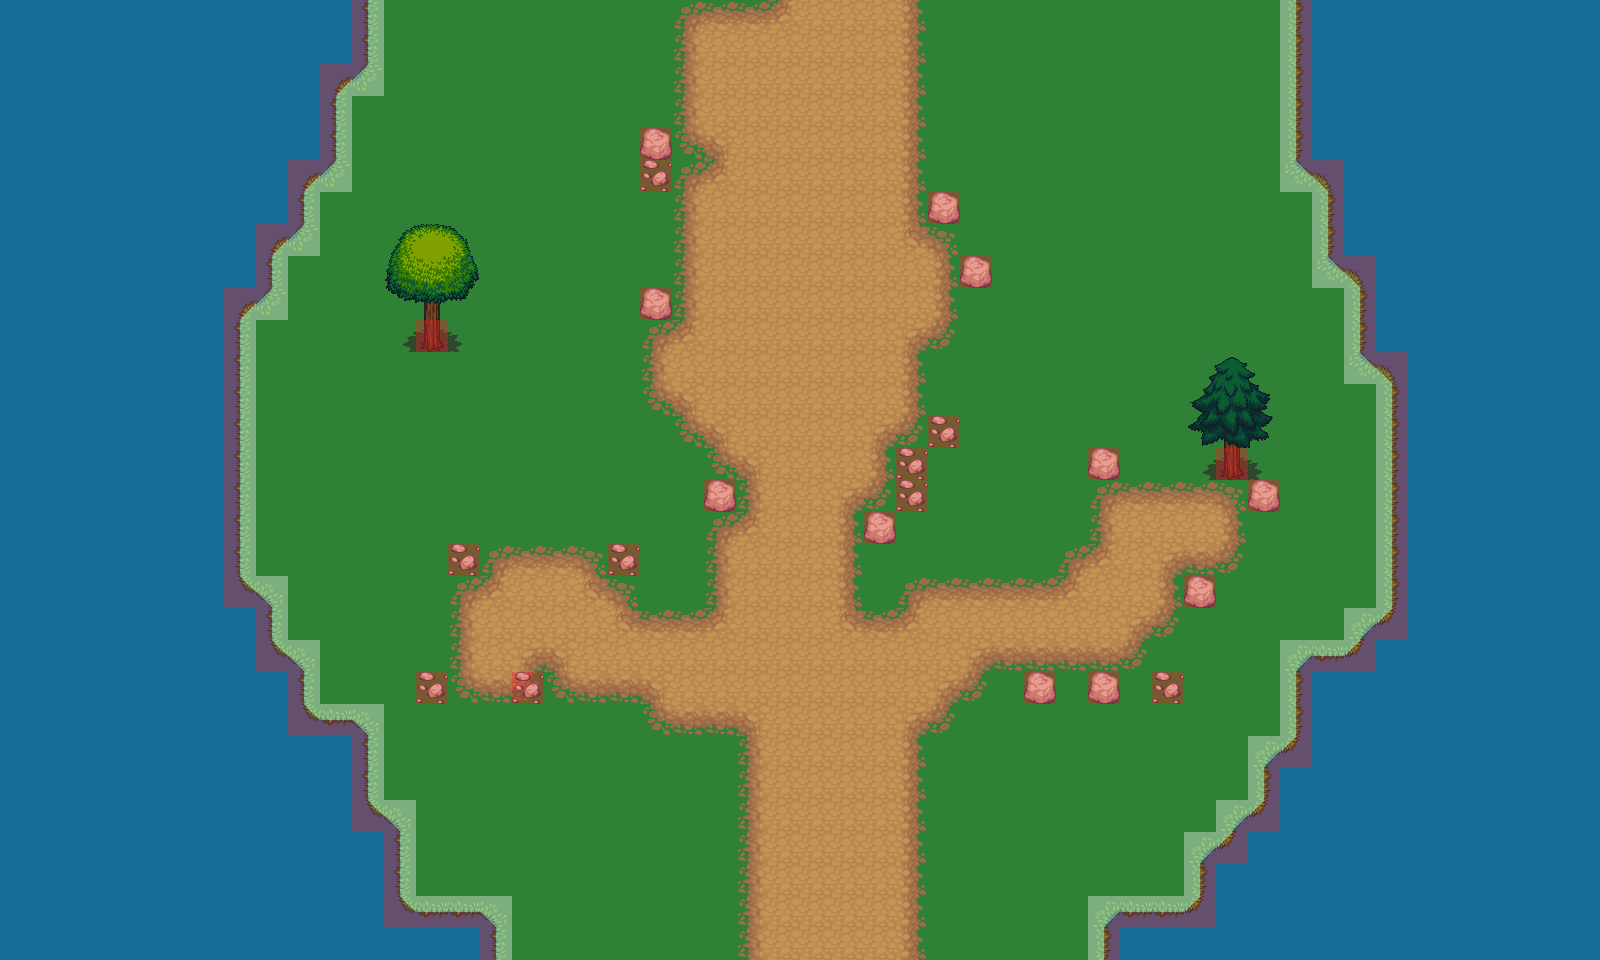

The image is a tile-based game level rendered from a .tmx file. Its description and source (layers, tilesets, objects; grid data summarised) follow:
An orthogonal 50x30 tile map with 32x32 px tiles, 6 tile layers (Background, Ground, Overground, GroundObjects, ...), 53 tilesets and 18 objects.

<map version="1.0" orientation="orthogonal" renderorder="right-down" width="50" height="30" tilewidth="32" tileheight="32" nextobjectid="7">
 <tileset firstgid="1" name="col_half_right" tilewidth="32" tileheight="32" tilecount="1" columns="1">
  <image source="../col_half_right.png" width="32" height="32" />
  <tile id="0">
   <objectgroup draworder="index">
    <object id="2" x="16" y="0" width="16" height="32" />
   </objectgroup>
  </tile>
 </tileset>
 <tileset firstgid="2" name="col_half_left" tilewidth="32" tileheight="32" tilecount="1" columns="1">
  <image source="../col_half_left.png" width="32" height="32" />
  <tile id="0">
   <objectgroup draworder="index">
    <object id="1" x="0" y="0" width="16" height="32" />
   </objectgroup>
  </tile>
 </tileset>
 <tileset firstgid="3" name="col_half_bottom" tilewidth="32" tileheight="32" tilecount="1" columns="1">
  <image source="../col_half_bottom.png" width="32" height="32" />
  <tile id="0">
   <objectgroup draworder="index">
    <object id="1" x="0" y="16" width="32" height="16" />
   </objectgroup>
  </tile>
 </tileset>
 <tileset firstgid="4" name="col_half_top" tilewidth="32" tileheight="32" tilecount="1" columns="1">
  <image source="../col_half_top.png" width="32" height="32" />
  <tile id="0">
   <objectgroup draworder="index">
    <object id="1" x="0" y="0" width="32" height="16" />
   </objectgroup>
  </tile>
 </tileset>
 <tileset firstgid="5" name="water" tilewidth="32" tileheight="32" tilecount="18" columns="3">
  <image source="../LPC Base Assets/LPC Base Assets/tiles/water.png" width="96" height="192" />
 </tileset>
 <tileset firstgid="23" name="grass" tilewidth="32" tileheight="32" tilecount="18" columns="3">
  <image source="../LPC Base Assets/LPC Base Assets/tiles/grass.png" width="96" height="192" />
  <terraintypes>
   <terrain name="grass" tile="-1" />
  </terraintypes>
  <tile id="1" terrain="0,0,0," />
  <tile id="2" terrain="0,0,,0" />
  <tile id="4" terrain="0,,0,0" />
  <tile id="5" terrain=",0,0,0" />
  <tile id="6" terrain=",,,0" />
  <tile id="7" terrain=",,0,0" />
  <tile id="8" terrain=",,0," />
  <tile id="9" terrain=",0,,0" />
  <tile id="10" terrain="0,0,0,0" />
  <tile id="11" terrain="0,,0," />
  <tile id="12" terrain=",0,," />
  <tile id="13" terrain="0,0,," />
  <tile id="14" terrain="0,,," />
 </tileset>
 <tileset firstgid="41" name="col_triangle1" tilewidth="32" tileheight="32" tilecount="1" columns="1">
  <image source="../col_triangle1.png" width="32" height="32" />
  <tile id="0">
   <objectgroup draworder="index">
    <object id="1" x="32" y="15.9091">
     <polygon points="0,0 -16,15.9091 0,16.0909" />
    </object>
   </objectgroup>
  </tile>
 </tileset>
 <tileset firstgid="42" name="col_triangle2" tilewidth="32" tileheight="32" tilecount="1" columns="1">
  <image source="../col_triangle2.png" width="32" height="32" />
  <tile id="0">
   <objectgroup draworder="index">
    <object id="1" x="0.181818" y="15.8182">
     <polygon points="0,0 16,16.0909 -0.181818,16.1818" />
    </object>
   </objectgroup>
  </tile>
 </tileset>
 <tileset firstgid="43" name="col_triangle3" tilewidth="32" tileheight="32" tilecount="1" columns="1">
  <image source="../col_triangle3.png" width="32" height="32" />
  <tile id="0">
   <objectgroup draworder="index">
    <object id="1" x="-0.181818" y="15.7273">
     <polygon points="0,0 16.1818,-15.7273 0.181818,-15.7273" />
    </object>
   </objectgroup>
  </tile>
 </tileset>
 <tileset firstgid="44" name="col_triangle4" tilewidth="32" tileheight="32" tilecount="1" columns="1">
  <image source="../col_triangle4.png" width="32" height="32" />
  <tile id="0">
   <objectgroup draworder="index">
    <object id="1" x="16.0909" y="0">
     <polygon points="0,0 15.8182,16 15.9091,0" />
    </object>
   </objectgroup>
  </tile>
 </tileset>
 <tileset firstgid="45" name="col_triangle_inv4" tilewidth="32" tileheight="32" tilecount="1" columns="1">
  <image source="../col_triangle_inv4.png" width="32" height="32" />
  <tile id="0">
   <objectgroup draworder="index">
    <object id="2" x="16.0909" y="0">
     <polygon points="0,0 15.9091,0 15.9091,32 -16.0909,32 -16.2727,16.4545" />
    </object>
   </objectgroup>
  </tile>
 </tileset>
 <tileset firstgid="46" name="col_triangle_inv1" tilewidth="32" tileheight="32" tilecount="1" columns="1">
  <image source="../col_triangle_inv1.png" width="32" height="32" />
  <tile id="0">
   <objectgroup draworder="index">
    <object id="1" x="-0.0909091" y="-0.0909091">
     <polyline points="0,0 15.7273,-0.0909091 32,16.0909 32.0909,32.0909 0.0909091,32.0909 0.0909091,0.0909091" />
    </object>
   </objectgroup>
  </tile>
 </tileset>
 <tileset firstgid="47" name="col_triangle_inv2" tilewidth="32" tileheight="32" tilecount="1" columns="1">
  <image source="../col_triangle_inv2.png" width="32" height="32" />
  <tile id="0">
   <objectgroup draworder="index">
    <object id="1" x="0.272727" y="-0.0909091">
     <polyline points="0,0 31.7273,0.0909091 31.7273,15.8182 15.8182,32 -0.272727,32.0909 -0.272727,0.0909091" />
    </object>
   </objectgroup>
  </tile>
 </tileset>
 <tileset firstgid="48" name="col_triangle_inv3" tilewidth="32" tileheight="32" tilecount="1" columns="1">
  <image source="../col_triangle_inv3.png" width="32" height="32" />
  <tile id="0">
   <objectgroup draworder="index">
    <object id="1" x="0" y="-0.0909091">
     <polyline points="0,0 32,0.0909091 32,32.0909 16.1818,32 0.0909091,16 0,0.0909091" />
    </object>
   </objectgroup>
  </tile>
 </tileset>
 <tileset firstgid="49" name="cement" tilewidth="32" tileheight="32" tilecount="18" columns="3">
  <image source="../LPC Base Assets/LPC Base Assets/tiles/cement.png" width="96" height="192" />
 </tileset>
 <tileset firstgid="67" name="cementstair" tilewidth="32" tileheight="32" tilecount="20" columns="5">
  <image source="../LPC Base Assets/LPC Base Assets/tiles/cementstair.png" width="160" height="128" />
 </tileset>
 <tileset firstgid="87" name="chests" tilewidth="32" tileheight="32" tilecount="6" columns="2">
  <image source="../LPC Base Assets/LPC Base Assets/tiles/chests.png" width="64" height="96" />
 </tileset>
 <tileset firstgid="93" name="country" tilewidth="32" tileheight="32" tilecount="20" columns="5">
  <image source="../LPC Base Assets/LPC Base Assets/tiles/country.png" width="160" height="128" />
 </tileset>
 <tileset firstgid="113" name="cup" tilewidth="32" tileheight="32" tilecount="2" columns="1">
  <image source="../LPC Base Assets/LPC Base Assets/tiles/cup.png" width="32" height="64" />
 </tileset>
 <tileset firstgid="115" name="dirt" tilewidth="32" tileheight="32" tilecount="18" columns="3">
  <image source="../LPC Base Assets/LPC Base Assets/tiles/dirt.png" width="96" height="192" />
  <terraintypes>
   <terrain name="dirt" tile="-1" />
  </terraintypes>
  <tile id="1" terrain="0,0,0," />
  <tile id="2" terrain="0,0,,0" />
  <tile id="4" terrain="0,,0,0" />
  <tile id="5" terrain=",0,0,0" />
  <tile id="6" terrain=",,,0" />
  <tile id="7" terrain=",,0,0" />
  <tile id="8" terrain=",,0," />
  <tile id="9" terrain=",0,,0" />
  <tile id="10" terrain="0,0,0,0" />
  <tile id="11" terrain="0,,0," />
  <tile id="12" terrain=",0,," />
  <tile id="13" terrain="0,0,," />
  <tile id="14" terrain="0,,," />
 </tileset>
 <tileset firstgid="133" name="dirt2" tilewidth="32" tileheight="32" tilecount="18" columns="3">
  <image source="../LPC Base Assets/LPC Base Assets/tiles/dirt2.png" width="96" height="192" />
 </tileset>
 <tileset firstgid="151" name="dungeon" tilewidth="32" tileheight="32" tilecount="104" columns="13">
  <image source="../LPC Base Assets/LPC Base Assets/tiles/dungeon.png" width="416" height="256" />
 </tileset>
 <tileset firstgid="255" name="grass" tilewidth="32" tileheight="32" tilecount="18" columns="3">
  <image source="../LPC Base Assets/LPC Base Assets/tiles/grass.png" width="96" height="192" />
 </tileset>
 <tileset firstgid="273" name="grassalt" tilewidth="32" tileheight="32" tilecount="18" columns="3">
  <image source="../LPC Base Assets/LPC Base Assets/tiles/grassalt.png" width="96" height="192" />
  <terraintypes>
   <terrain name="grass2" tile="-1" />
  </terraintypes>
  <tile id="1" terrain="0,0,0," />
  <tile id="2" terrain="0,0,,0" />
  <tile id="4" terrain="0,,0,0" />
  <tile id="5" terrain=",0,0,0" />
  <tile id="6" terrain=",,,0" />
  <tile id="7" terrain=",,0,0" />
  <tile id="8" terrain=",,0," />
  <tile id="9" terrain=",0,,0" />
  <tile id="10" terrain="0,0,0,0" />
  <tile id="11" terrain="0,,0," />
  <tile id="12" terrain=",0,," />
  <tile id="13" terrain="0,0,," />
  <tile id="14" terrain="0,,," />
 </tileset>
 <tileset firstgid="291" name="hole" tilewidth="32" tileheight="32" tilecount="18" columns="3">
  <image source="../LPC Base Assets/LPC Base Assets/tiles/hole.png" width="96" height="192" />
 </tileset>
 <tileset firstgid="309" name="holek" tilewidth="32" tileheight="32" tilecount="18" columns="3">
  <image source="../LPC Base Assets/LPC Base Assets/tiles/holek.png" width="96" height="192" />
 </tileset>
 <tileset firstgid="327" name="holemid" tilewidth="32" tileheight="32" tilecount="18" columns="3">
  <image source="../LPC Base Assets/LPC Base Assets/tiles/holemid.png" width="96" height="192" />
 </tileset>
 <tileset firstgid="345" name="house" tilewidth="32" tileheight="32" tilecount="63" columns="9">
  <image source="../LPC Base Assets/LPC Base Assets/tiles/house.png" width="288" height="224" />
 </tileset>
 <tileset firstgid="408" name="inside" tilewidth="32" tileheight="32" tilecount="100" columns="10">
  <image source="../LPC Base Assets/LPC Base Assets/tiles/inside.png" width="320" height="320" />
 </tileset>
 <tileset firstgid="508" name="kitchen" tilewidth="32" tileheight="32" tilecount="8" columns="2">
  <image source="../LPC Base Assets/LPC Base Assets/tiles/kitchen.png" width="64" height="128" />
 </tileset>
 <tileset firstgid="516" name="lava" tilewidth="32" tileheight="32" tilecount="18" columns="3">
  <image source="../LPC Base Assets/LPC Base Assets/tiles/lava.png" width="96" height="192" />
 </tileset>
 <tileset firstgid="534" name="lavarock" tilewidth="32" tileheight="32" tilecount="18" columns="3">
  <image source="../LPC Base Assets/LPC Base Assets/tiles/lavarock.png" width="96" height="192" />
 </tileset>
 <tileset firstgid="552" name="mountains" tilewidth="32" tileheight="32" tilecount="108" columns="12">
  <image source="../LPC Base Assets/LPC Base Assets/tiles/mountains.png" width="384" height="288" />
 </tileset>
 <tileset firstgid="660" name="rock" tilewidth="32" tileheight="32" tilecount="2" columns="2">
  <image source="../LPC Base Assets/LPC Base Assets/tiles/rock.png" width="64" height="32" />
 </tileset>
 <tileset firstgid="662" name="signs" tilewidth="32" tileheight="32" tilecount="6" columns="3">
  <image source="../LPC Base Assets/LPC Base Assets/tiles/signs.png" width="96" height="64" />
 </tileset>
 <tileset firstgid="668" name="stairs" tilewidth="32" tileheight="32" tilecount="112" columns="8">
  <image source="../LPC Base Assets/LPC Base Assets/tiles/stairs.png" width="256" height="448" />
 </tileset>
 <tileset firstgid="780" name="treetop" tilewidth="32" tileheight="32" tilecount="42" columns="6">
  <image source="../LPC Base Assets/LPC Base Assets/tiles/treetop.png" width="192" height="224" />
 </tileset>
 <tileset firstgid="822" name="trunk" tilewidth="32" tileheight="32" tilecount="18" columns="6">
  <image source="../LPC Base Assets/LPC Base Assets/tiles/trunk.png" width="192" height="96" />
 </tileset>
 <tileset firstgid="840" name="victoria" tilewidth="32" tileheight="32" tilecount="55" columns="11">
  <image source="../LPC Base Assets/LPC Base Assets/tiles/victoria.png" width="352" height="160" />
 </tileset>
 <tileset firstgid="895" name="water" tilewidth="32" tileheight="32" tilecount="18" columns="3">
  <image source="../LPC Base Assets/LPC Base Assets/tiles/water.png" width="96" height="192" />
 </tileset>
 <tileset firstgid="913" name="waterfall" tilewidth="32" tileheight="32" tilecount="15" columns="3">
  <image source="../LPC Base Assets/LPC Base Assets/tiles/waterfall.png" width="96" height="160" />
 </tileset>
 <tileset firstgid="928" name="watergrass" tilewidth="32" tileheight="32" tilecount="18" columns="3">
  <image source="../LPC Base Assets/LPC Base Assets/tiles/watergrass.png" width="96" height="192" />
 </tileset>
 <tileset firstgid="946" name="barrel" tilewidth="32" tileheight="32" tilecount="8" columns="4">
  <image source="../LPC Base Assets/LPC Base Assets/tiles/barrel.png" width="128" height="64" />
 </tileset>
 <tileset firstgid="954" name="brackish" tilewidth="32" tileheight="32" tilecount="18" columns="3">
  <image source="../LPC Base Assets/LPC Base Assets/tiles/brackish.png" width="96" height="192" />
 </tileset>
 <tileset firstgid="972" name="bridges" tilewidth="32" tileheight="32" tilecount="42" columns="6">
  <image source="../LPC Base Assets/LPC Base Assets/tiles/bridges.png" width="192" height="224" />
 </tileset>
 <tileset firstgid="1014" name="buckets" tilewidth="32" tileheight="32" tilecount="6" columns="3">
  <image source="../LPC Base Assets/LPC Base Assets/tiles/buckets.png" width="96" height="64" />
 </tileset>
 <tileset firstgid="1020" name="cabinets" tilewidth="32" tileheight="32" tilecount="78" columns="6">
  <image source="../LPC Base Assets/LPC Base Assets/tiles/cabinets.png" width="192" height="416" />
 </tileset>
 <tileset firstgid="1098" name="castle_lightsources" tilewidth="32" tileheight="32" tilecount="20" columns="5">
  <image source="../LPC Base Assets/LPC Base Assets/tiles/castle_lightsources.png" width="160" height="128" />
 </tileset>
 <tileset firstgid="1118" name="castle_outside" tilewidth="32" tileheight="32" tilecount="187" columns="17">
  <image source="../LPC Base Assets/LPC Base Assets/tiles/castle_outside.png" width="544" height="352" />
 </tileset>
 <tileset firstgid="1305" name="castlefloors" tilewidth="32" tileheight="32" tilecount="100" columns="10">
  <image source="../LPC Base Assets/LPC Base Assets/tiles/castlefloors.png" width="320" height="320" />
 </tileset>
 <tileset firstgid="1405" name="castlefloors_outside" tilewidth="32" tileheight="32" tilecount="20" columns="4">
  <image source="../LPC Base Assets/LPC Base Assets/tiles/castlefloors_outside.png" width="128" height="160" />
 </tileset>
 <tileset firstgid="1425" name="castlewalls" tilewidth="32" tileheight="32" tilecount="180" columns="12">
  <image source="../LPC Base Assets/LPC Base Assets/tiles/castlewalls.png" width="384" height="480" />
 </tileset>
 <tileset firstgid="1605" name="red_tile" tilewidth="32" tileheight="32" tilecount="1" columns="1">
  <image source="../red_tile.png" width="32" height="32" />
  <tile id="0">
   <objectgroup draworder="index">
    <object id="1" x="0" y="0" width="32" height="32" />
   </objectgroup>
  </tile>
 </tileset>
 <layer name="Background" width="50" height="30">
  <properties>
   <property name="unity:sortingLayerName" value="Background" />
  </properties>
  <data>[1500 cells, 1500 non-empty, 1 distinct tile ids]</data>
 </layer>
 <layer name="Ground" width="50" height="30">
  <properties>
   <property name="unity:sortingLayerName" value="Ground" />
  </properties>
  <data>[1500 cells, 978 non-empty, 12 distinct tile ids]</data>
 </layer>
 <layer name="Overground" width="50" height="30">
  <properties>
   <property name="unity:sortingLayerName" value="Overground" />
  </properties>
  <data>[1500 cells, 294 non-empty, 13 distinct tile ids]</data>
 </layer>
 <layer name="GroundObjects" width="50" height="30">
  <properties>
   <property name="unity:sortingLayerName" value="GroundObjects" />
  </properties>
  <data>[1500 cells, 32 non-empty, 8 distinct tile ids]</data>
 </layer>
 <layer name="TopObjects" width="50" height="30">
  <properties>
   <property name="unity:sortingLayerName" value="TopObjects" />
  </properties>
  <data>[1500 cells, 18 non-empty, 18 distinct tile ids]</data>
 </layer>
 <layer name="Collision" width="50" height="30" opacity="0.37">
  <data>[1500 cells, 106 non-empty, 12 distinct tile ids]</data>
 </layer>
 <objectgroup name="Spawns">
  <properties>
   <property name="unity:tag" value="SpawnLayer" />
  </properties>
  <object id="1" x="387.667" y="466.333" width="230" height="230">
   <properties>
    <property name="SpawnName" value="Enemy" />
    <property name="SpawnNumber" value="3" />
   </properties>
   <ellipse />
  </object>
  <object id="2" x="1139.67" y="473" width="100" height="100">
   <properties>
    <property name="SpawnName" value="Enemy" />
    <property name="SpawnNumberMax" value="2" />
    <property name="SpawnNumberMin" value="1" />
   </properties>
   <ellipse />
  </object>
  <object id="3" x="827.5" y="922" width="10" height="10">
   <properties>
    <property name="SpawnName" value="Player" />
    <property name="SpawnNumber" value="1" />
   </properties>
   <ellipse />
  </object>
 </objectgroup>
 <objectgroup name="Doors">
  <properties>
   <property name="unity:tag" value="DoorsLayer" />
  </properties>
  <object id="4" x="669.333" y="-26.6667" width="268" height="62.6667">
   <properties>
    <property name="DoorType" value="Up" />
   </properties>
  </object>
  <object id="5" x="742" y="928" width="172" height="38">
   <properties>
    <property name="DoorType" value="Down" />
   </properties>
  </object>
 </objectgroup>
</map>
